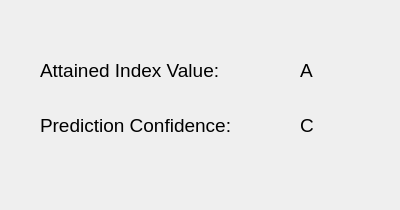
<?xml version="1.0" encoding="UTF-8"?>
<ui version="4.0">
 <class>resultsWidget</class>
 <widget class="QWidget" name="resultsWidget">
  <property name="geometry">
   <rect>
    <x>0</x>
    <y>0</y>
    <width>400</width>
    <height>210</height>
   </rect>
  </property>
  <property name="windowTitle">
   <string>Form</string>
  </property>
  <widget class="QLabel" name="attainedIndexLabel">
   <property name="geometry">
    <rect>
     <x>40</x>
     <y>50</y>
     <width>241</width>
     <height>41</height>
    </rect>
   </property>
   <property name="font">
    <font>
     <pointsize>14</pointsize>
    </font>
   </property>
   <property name="text">
    <string>Attained Index Value:</string>
   </property>
  </widget>
  <widget class="QLabel" name="predictionLabel">
   <property name="geometry">
    <rect>
     <x>40</x>
     <y>100</y>
     <width>241</width>
     <height>51</height>
    </rect>
   </property>
   <property name="font">
    <font>
     <pointsize>14</pointsize>
    </font>
   </property>
   <property name="text">
    <string>Prediction Confidence:</string>
   </property>
  </widget>
  <widget class="QLabel" name="prediction">
   <property name="geometry">
    <rect>
     <x>300</x>
     <y>50</y>
     <width>91</width>
     <height>41</height>
    </rect>
   </property>
   <property name="font">
    <font>
     <pointsize>14</pointsize>
    </font>
   </property>
   <property name="text">
    <string>A</string>
   </property>
  </widget>
  <widget class="QLabel" name="confidence">
   <property name="geometry">
    <rect>
     <x>300</x>
     <y>100</y>
     <width>91</width>
     <height>51</height>
    </rect>
   </property>
   <property name="font">
    <font>
     <pointsize>14</pointsize>
    </font>
   </property>
   <property name="text">
    <string>C</string>
   </property>
  </widget>
 </widget>
 <resources/>
 <connections/>
</ui>
